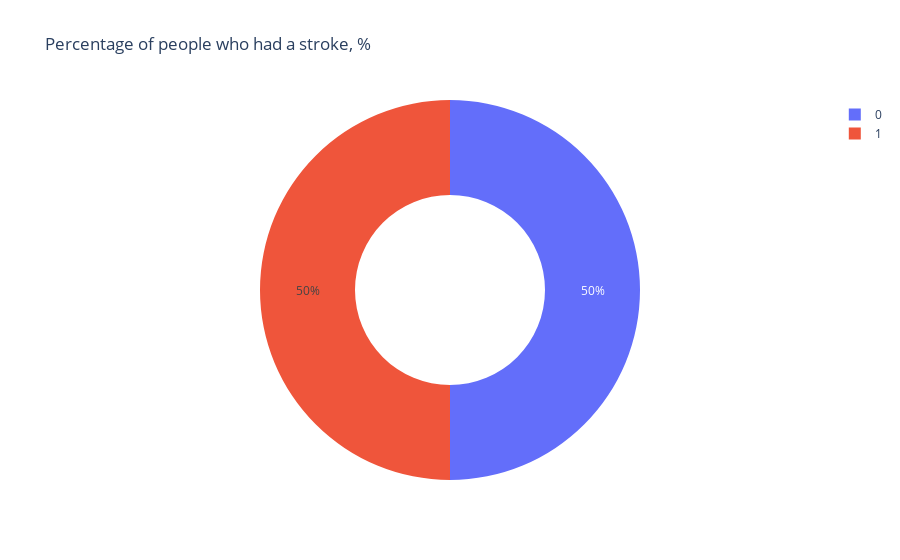

The notebook cell this image was saved under:
### Code cell
attrib = 'stroke'
temp_df = value_counts_to_dataframe(usampled_eval_df,attrib)

fig = px.pie(temp_df, values='counts', 
       names='stroke', 
       hole=.5,
       title=f'Percentage of people who had a {attrib}, %')
fig.show()

### Figure 1 — Plotly figure (JSON) as saved in the notebook; plotly's stock layout.template omitted (floating-point values rounded to 4 significant figures)
{"data": [{"domain": {"x": [0, 1], "y": [0, 1]}, "hole": 0.5, "hovertemplate": "stroke=%{label}<br>counts=%{value}<extra></extra>", "labels": [0, 1], "legendgroup": "", "name": "", "showlegend": true, "type": "pie", "values": [3901, 3901]}], "layout": {"autosize": true, "legend": {"tracegroupgap": 0}, "title": {"text": "Percentage of people who had a stroke, %"}}}
